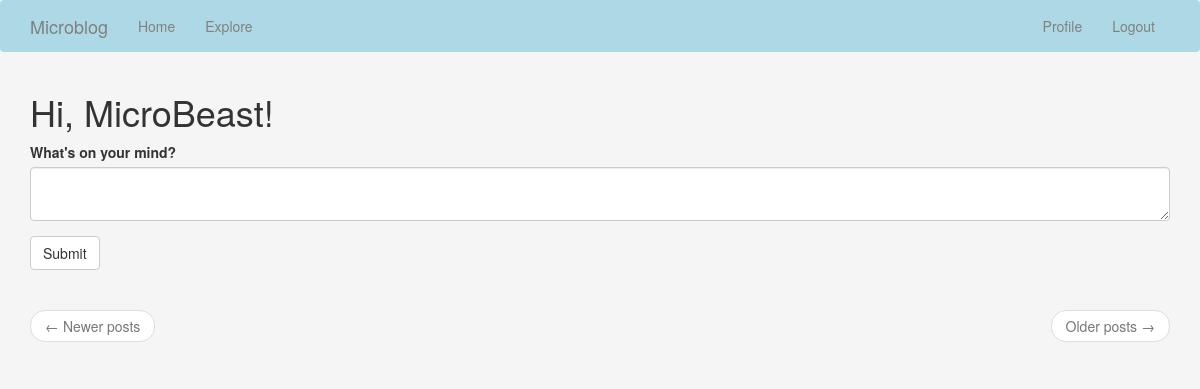
The page /index (signed in) on the database as committed earlier.
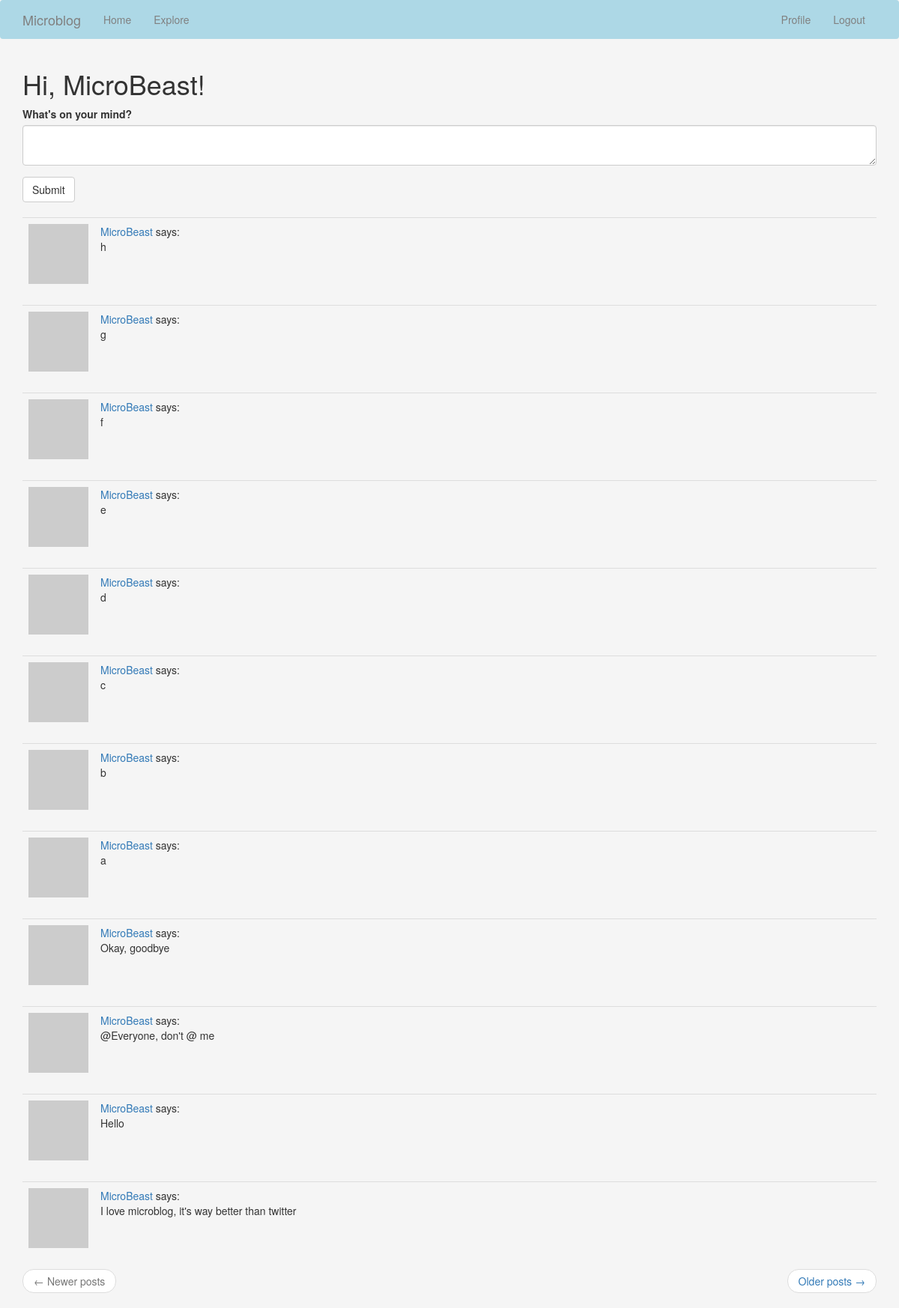
The same page on the database as committed later.
### app/models.py (models this page shows, shortened)
class User(UserMixin, db.Model):
    id = db.Column(db.Integer, primary_key = True)
    username = db.Column(db.String(64), index = True, unique = True)
    email = db.Column(db.String(120), index = True, unique = True)
    password_hash = db.Column(db.String(128))
    posts = db.relationship('Post', backref='author', lazy='dynamic')
    about_me = db.Column(db.String(140))
    last_see = db.Column(db.DateTime, default=datetime.utcnow)
    followed = db.relationship(
        'User', secondary=followers,
        primaryjoin=(followers.c.follower_id == id),
        secondaryjoin=(followers.c.followed_id == id),
        backref=db.backref('followers', lazy='dynamic'), lazy='dynamic')
    def avatar(self, size):
        digest = md5(self.email.lower().encode('utf-8')).hexdigest()
        return 'https://www.gravatar.com/avatar/{}?d=identicon&s={}'.format(digest, size)
    def followed_posts(self):
        followed = Post.query.join(
            followers, (followers.c.followed_id == Post.user_id)).filter(
                followers.c.follower_id == self.id)
        own = Post.query.filter_by(user_id=self.id)
        return followed.union(own).order_by(Post.timestamp.desc())

class Post(db.Model):
    id = db.Column(db.Integer, primary_key = True)
    body = db.Column(db.String(140))
    timestamp = db.Column(db.DateTime, index = True, default = datetime.utcnow)
    user_id = db.Column(db.Integer, db.ForeignKey('user.id'))

### app/routes.py (the view)
@app.route('/', methods=['GET', 'POST'])
@app.route('/index', methods=['GET', 'POST'])
@login_required
def index():
    form = PostForm()
    if form.validate_on_submit():
        post = Post(body=form.post.data, author=current_user)
        db.session.add(post)
        db.session.commit()
        flash("Swoosh! Away it goes!")
        return redirect(url_for("index"))
    page = request.args.get('page', 1, type=int)
    posts = current_user.followed_posts().paginate(
        page, app.config['POSTS_PER_PAGE'], False)
    next_url = url_for('index', page=posts.next_num) \
        if posts.has_next else None
    prev_url = url_for('index', page=posts.prev_num) \
        if posts.has_prev else None
    return render_template('index.html', title='Home', form=form,
                           posts=posts.items, next_url=next_url,
                           prev_url=prev_url)

### app/forms.py
class PostForm(FlaskForm):
    post = TextAreaField("What's on your mind?", validators=[
        DataRequired(), Length(min=1, max=140)
    ])
    submit = SubmitField("Submit")

### app/models.py (called while the page is built)
@login.user_loader
def load_user(id):
    return User.query.get(int(id))

### app/routes.py (called while the page is built)
@app.before_request
def before_request():
    if current_user.is_authenticated:
        current_user.last_seen = datetime.utcnow()
        db.session.commit()

### app/templates/index.html
{% extends "base.html" %}
{% import 'bootstrap/wtf.html' as wtf %}
{% block app_content %}
    <h1>Hi, {{ current_user.username }}!</h1>
    {% if form %}
    {{ wtf.quick_form(form) }}
    <br>
    {% endif %}
    {% for post in posts %}
        {% include '_post.html' %}
    {% endfor %}
    <nav aria-label="...">
        <ul class="pager">
            <li class="previous{% if not prev_url %} disabled{% endif %}">
                <a href="{{ prev_url or '#' }}">
                    <span aria-hidden="true">&larr;</span> Newer posts
                </a>
            </li>
            <li class="next{% if not next_url %} disabled{% endif %}">
                <a href="{{ next_url or '#' }}">
                    Older posts <span aria-hidden="true">&rarr;</span>
                </a>
            </li>
        </ul>
    </nav>
{% endblock %}

### app/templates/base.html (shortened to what this page needs)
{% extends 'bootstrap/base.html' %}
{% block styles %}
{{ super() }}
{% endblock %}
{% block navbar %}
    <nav class="navbar navbar-custom">
        <div class="container">
            <div class="navbar-header">
                <a class="navbar-brand" href="{{ url_for('index') }}">Microblog</a>
            </div>
            <div class="collapse navbar-collapse" id="bs-example-navbar-collapse-1">
                <ul class="nav navbar-nav">
                    <li><a href="{{ url_for('index') }}">Home</a></li>
                    <li><a href="{{ url_for('explore') }}">Explore</a></li>
                </ul>
                <ul class="nav navbar-nav navbar-right">
                    {% if current_user.is_anonymous %}
                        <li><a href="{{ url_for('login') }}">Login</a></li>
                    {% else %}
                        <li><a href="{{ url_for('user', username=current_user.username) }}">Profile</a></li>
                        <li><a href="{{ url_for('logout') }}">Logout</a></li>
                    {% endif %}
                </ul>
            </div>
        </div>
    </nav>
{% endblock %}
{% block content %}
    <div class="container">
        {% block app_content %}{% endblock %}
    </div>
{% endblock %}

### app/templates/_post.html
<table class="table table-hover">
    <tr>
        <td width="70px">
            <a href="{{ url_for('user', username=post.author.username) }}">
                <img src="{{ post.author.avatar(70) }}" />
            </a>
        </td>
        <td>
            <a href="{{ url_for('user', username=post.author.username) }}">
                {{ post.author.username }}
            </a>
            says:
            <br>
            {{ post.body }}
        </td>
    </tr>
</table>

### app/templates/base.html (style rules this page uses)
body { background-color: rgb(245, 245, 245); }
:root { --primary-color: lightblue; --secondary-color: gray; --primary-color-active: rgb(156, 198, 247); --secondary-color-active: rgb(104, 103, 103); }
.navbar-custom { background-color: var(--primary-color); }
ul.nav li a, ul.nav a:visited { color: var(--secondary-color); }
.navbar-brand { color: var(--secondary-color) !important; }

Rows that differ between the two databases and show on the page:
added Post: author.username "MicroBeast", body "h"
added Post: author.username "MicroBeast", body "g"
added Post: author.username "MicroBeast", body "f"
added Post: author.username "MicroBeast", body "e"
added Post: author.username "MicroBeast", body "d"
added Post: author.username "MicroBeast", body "c"
added Post: author.username "MicroBeast", body "b"
added Post: author.username "MicroBeast", body "a"
added Post: author.username "MicroBeast", body "Okay, goodbye"
added Post: author.username "MicroBeast", body "@Everyone, don't @ me"
added Post: author.username "MicroBeast", body "Hello"
added Post: author.username "MicroBeast", body "I love microblog, it's way better than twitter"
